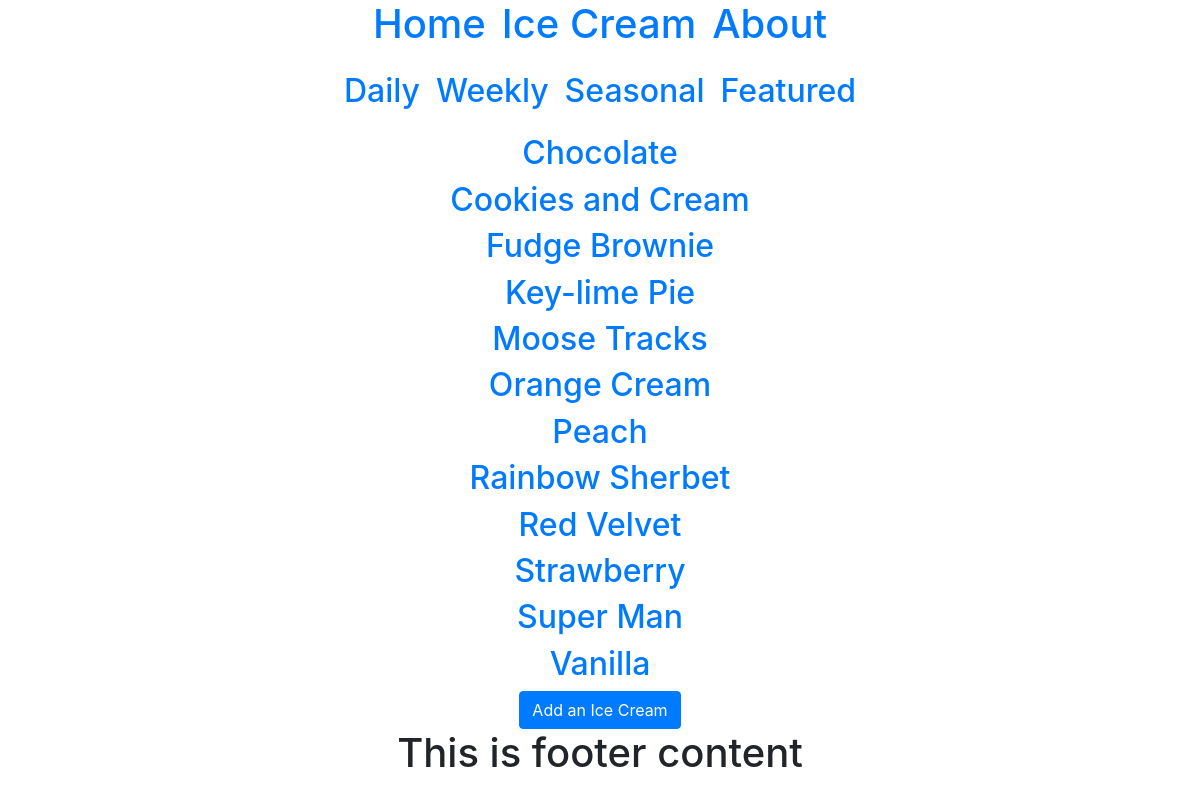
The page /ice_cream/ on the database its author committed.
### ice_cream/models.py (models this page shows, shortened)
class IceCream(models.Model):
    flavor = models.CharField(max_length=50)
    CHOCOLATE = 'choc'
    VANILLA = 'van'
    base_choices = [
        (CHOCOLATE, 'CHOCOLATE'),
        (VANILLA, 'VANILLA'),
    ]
    base = models.CharField(max_length=20, choices=base_choices, default='vanilla')
    DAILY = 'DAILY'
    WEEKLY = 'WEEKLY'
    SEASONAL = 'SEASONAL'
    available_choices= [
        (DAILY,'daily'),
        (WEEKLY,'weekly'),
        (SEASONAL,'seasonal')
    ]
    available = models.CharField(max_length=20, choices=available_choices, default='daily')
    featured = models.BooleanField(default=False)
    date_churned = models.DateField(default=date.today)
    class Meta:
        ordering = ['flavor']

### ice_cream/views.py (the view)
# urls.py: path('', views.IndexView.as_view(), name='index'),
class IndexView(generic.ListView):
    template_name = 'ice_cream/index.html'
    model = IceCream
    def get_queryset(self):
        if 'selection' in self.kwargs:
            return IceCream.objects.filter(available=self.kwargs['selection'].upper())
        return IceCream.objects.all()

### ice_cream/templates/ice_cream/index.html
{% extends 'home_page/base.html' %}
{% block content %}
    {% include 'ice_cream/header.html' %}
    {% for ice_cream in object_list %}
        <h2>
            <a href="{% url 'ice_cream:detail' ice_cream.id %}">{{ice_cream.flavor}}</a>
        </h2>
    {% endfor %}
    <a class='btn btn-primary' href="{% url 'ice_cream:add' %}">Add an Ice Cream</a>
{% endblock content %}

### home_page/templates/home_page/base.html (shortened to what this page needs)
{% load static %}
<!DOCTYPE html>
<html lang="en">
<head>
    <link rel="stylesheet" href="https://stackpath.bootstrapcdn.com/bootstrap/4.3.1/css/bootstrap.min.css">
    <link rel="stylesheet" href="{% static 'css/base.css' %}">
</head>
<body class="container">
    {% include 'home_page/header.html' %}
    {% block content %}
    {% endblock content %}
    {% include 'home_page/footer.html' %}
</body>
</html>

### home_page/templates/home_page/header.html
<nav class="row">
    <ul class="col d-flex justify-content-center">
        <li class="mr-3">
            <h1><a href="{% url 'home_page:index' %}">Home</a></h1>
        </li>
        <li class="mr-3">
            <h1><a href="{% url 'ice_cream:index' %}">Ice Cream</a></h1>
        </li>
        <li>
            <h1><a href="{% url 'home_page:about' %}">About</a></h1>
        </li>
    </ul>
</nav>

### ice_cream/templates/ice_cream/header.html
<nav class="row">
    <ul class="col d-flex justify-content-center">
        <li class="mr-3">
            <h2><a href ="{% url 'ice_cream:selection' 'daily' %}">Daily</a></h2>
        </li>
        <li class="mr-3">
            <h2><a href ="{% url 'ice_cream:selection' 'weekly' %}">Weekly</a></h2>
        </li>
        <li class="mr-3">
            <h2><a href ="{% url 'ice_cream:selection' 'seasonal' %}">Seasonal</a></h2>
        </li>
        <li>
            <a href=""><h2>Featured</h2></h2>
        </li>
    </ul>
</nav>

### home_page/templates/home_page/footer.html
<h1>This is footer content</h1>

### home_page/static/css/base.css (style rules this page uses)
ul { list-style: none; }
body { text-align: center; }

### rows shown on the page
IceCream: flavor "Chocolate"
IceCream: flavor "Cookies and Cream"
IceCream: flavor "Fudge Brownie"
IceCream: flavor "Key-lime Pie"
IceCream: flavor "Moose Tracks"
IceCream: flavor "Orange Cream"
IceCream: flavor "Peach"
IceCream: flavor "Rainbow Sherbet"
IceCream: flavor "Red Velvet"
IceCream: flavor "Strawberry"
IceCream: flavor "Super Man"
IceCream: flavor "Vanilla"
